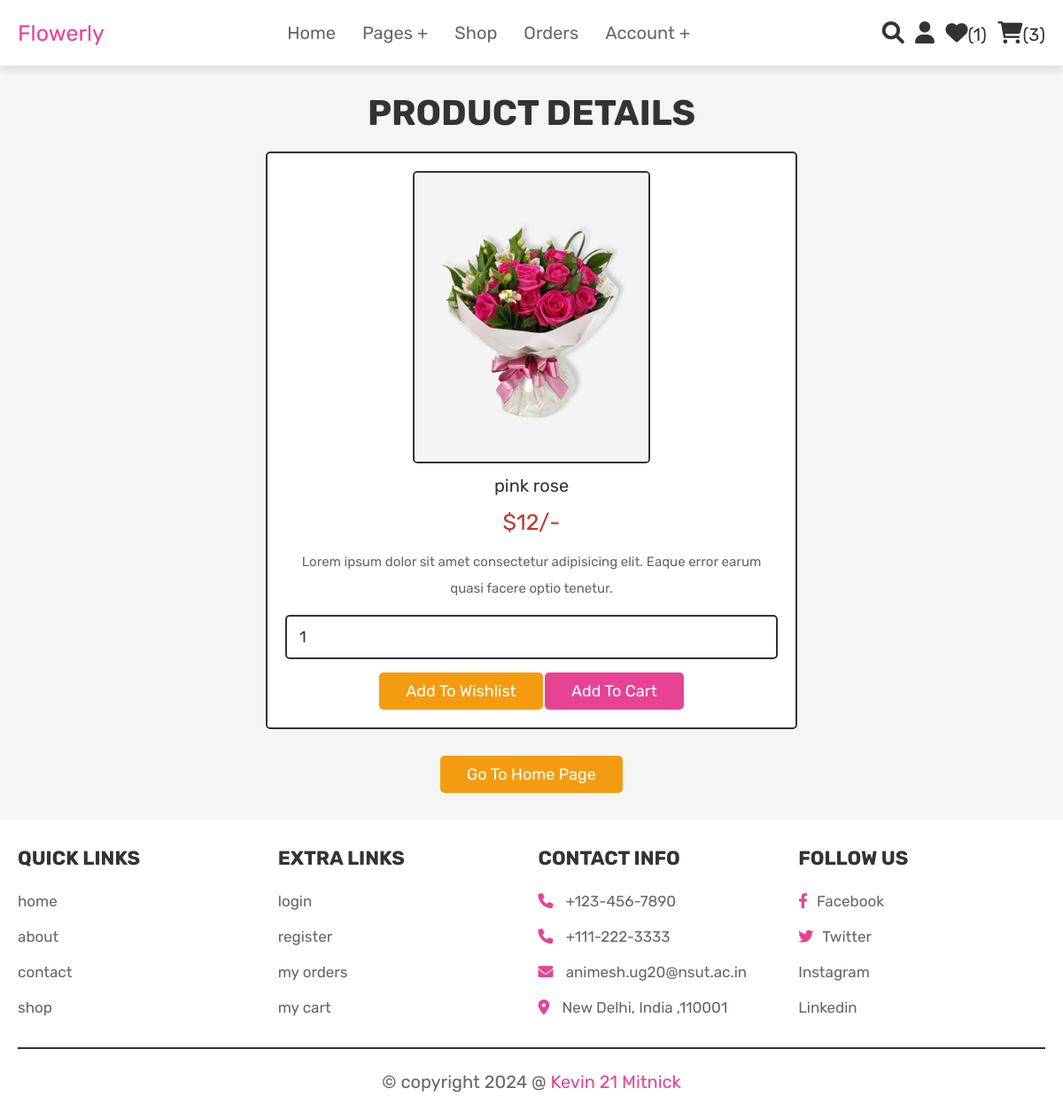
The page /view_page.php?pid=13 (signed in) on the database its author committed.
### tables this page shows
CREATE TABLE `products` (
  `id` int(100) NOT NULL,
  `name` varchar(100) NOT NULL,
  `details` varchar(500) NOT NULL,
  `price` int(100) NOT NULL,
  `image` varchar(100) NOT NULL
);

### view_page.php (the view, shortened to what this page needs)
<?php
@include 'config.php';
?>
<!DOCTYPE html>
<html lang="en">
<head>
   <link rel="stylesheet" href="https://cdnjs.cloudflare.com/ajax/libs/font-awesome/6.0.0/css/all.min.css">
   <link rel="stylesheet" href="css/style.css">
</head>
<body>
<?php @include 'header.php'; ?>
<section class="quick-view">
    <h1 class="title">product details</h1>
    <?php
        if(isset($_GET['pid'])){
            $pid = $_GET['pid'];
            $select_products = mysqli_query($conn, "SELECT * FROM `products` WHERE id = '$pid'") or die('query failed');
         if(mysqli_num_rows($select_products) > 0){
            while($fetch_products = mysqli_fetch_assoc($select_products)){
    ?>
    <form action="" method="POST">
         <img src="uploaded_img/<?php echo $fetch_products['image']; ?>" alt="" class="image">
         <div class="name"><?php echo $fetch_products['name']; ?></div>
         <div class="price">$<?php echo $fetch_products['price']; ?>/-</div>
         <div class="details"><?php echo $fetch_products['details']; ?></div>
         <input type="number" name="product_quantity" value="1" min="0" class="qty">
         <input type="submit" value="add to wishlist" name="add_to_wishlist" class="option-btn">
         <input type="submit" value="add to cart" name="add_to_cart" class="btn">
      </form>
    <?php
            }
        }else{
        echo '<p class="empty">no products details available!</p>';
        }
    }
    ?>
    <div class="more-btn">
        <a href="home.php" class="option-btn">go to home page</a>
    </div>
</section>
<?php @include 'footer.php'; ?>
</body>
</html>

### css/style.css (style rules this page uses)
:root { --pink:#e84393; --red:#c0392b; --orange:#f39c12; --black:#333; --white:#fff; --light-color:#666; --light-white:#ccc; --light-bg:#f5f5f5; --border:.2rem solid var(--black); --box-shadow:0 .5rem 1rem rgba(0,0,0,.1); }
* { font-family: 'Rubik', sans-serif; margin:0; padding:0; box-sizing: border-box; outline: none; border:none; text-decoration: none; transition:all .2s linear; }
html { font-size: 62.5%; overflow-x: hidden; scroll-behavior: smooth; scroll-padding-top: 6.5rem; }
body { background: var(--light-bg); }
section { padding:3rem 2rem; }
.btn, .delete-btn, .option-btn { display: inline-block; border-radius: .5rem; margin-top: 1rem; font-size: 1.8rem; color:var(--white); cursor: pointer; padding:1rem 3rem; text-transform: capitalize; }
.btn { background-color: var(--pink); }
.option-btn { background-color: var(--orange); }
.more-btn { margin-top: 2rem; text-align: center; }
.title { text-align: center; margin-bottom: 2rem; color:var(--black); text-transform: uppercase; font-size: 4rem; }
.quick-view form { max-width: 60rem; padding:2rem; text-align: center; border:var(--border); box-shadow: var(--border); border-radius: .5rem; background-color: var(--white); margin:0 auto; }
.quick-view form .image { height: 33rem; border:var(--border); border-radius: .5rem; }
.quick-view form .name { margin:1rem 0; font-size: 2rem; color:var(--black); }
.quick-view form .price { color:var(--red); font-size: 2.5rem; padding:.5rem 0; }
.quick-view form .details { padding:1rem 0; font-size: 1.5rem; color:var(--light-color); line-height: 2; }
.quick-view form .qty { width: 100%; padding:1.2rem 1.4rem; font-size: 1.8rem; color:var(--black); border-radius: .5rem; border:var(--border); margin:.5rem 0; }

### rows shown on the page
products: image (picture), name "pink rose", price "12", details "Lorem ipsum dolor sit amet consectetur adipisicing elit. Eaque error earum quasi facere optio tenetur."

### other values the page prints
$wishlist_num_rows "1"
$cart_num_rows "3"
